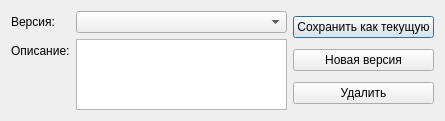
<?xml version="1.0" encoding="UTF-8"?>
<ui version="4.0">
    <class>VersionControlDialog</class>
    <widget class="QDialog" name="VersionControlDialog">
        <property name="geometry">
            <rect>
                <x>0</x>
                <y>0</y>
                <width>445</width>
                <height>121</height>
            </rect>
        </property>
        <property name="windowTitle">
            <string>Контроль версий</string>
        </property>
        <layout class="QGridLayout" name="gridLayout">
            <item row="0" column="0">
                <layout class="QHBoxLayout" name="horizontalLayout">
                    <item>
                        <layout class="QFormLayout" name="formLayout">
                            <item row="0" column="0">
                                <widget class="QLabel" name="label">
                                    <property name="text">
                                        <string>Версия:</string>
                                    </property>
                                </widget>
                            </item>
                            <item row="1" column="0">
                                <widget class="QLabel" name="label_2">
                                    <property name="text">
                                        <string>Описание:</string>
                                    </property>
                                </widget>
                            </item>
                            <item row="1" column="1">
                                <widget class="QTextEdit" name="descriptionEdit"/>
                            </item>
                            <item row="0" column="1">
                                <widget class="QComboBox" name="versionComboBox"/>
                            </item>
                        </layout>
                    </item>
                    <item>
                        <layout class="QVBoxLayout" name="verticalLayout">
                            <item>
                                <widget class="QPushButton" name="saveButton">
                                    <property name="text">
                                        <string>Сохранить как текущую</string>
                                    </property>
                                </widget>
                            </item>
                            <item>
                                <widget class="QPushButton" name="newButton">
                                    <property name="text">
                                        <string>Новая версия</string>
                                    </property>
                                </widget>
                            </item>
                            <item>
                                <widget class="QPushButton" name="removeButton">
                                    <property name="text">
                                        <string>Удалить</string>
                                    </property>
                                </widget>
                            </item>
                        </layout>
                    </item>
                </layout>
            </item>
        </layout>
    </widget>
    <resources/>
    <connections/>
</ui>
